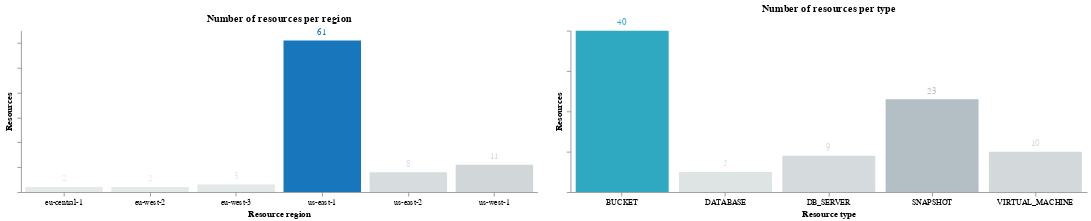

Notebook code for this chart:
### Code cell
((c1.mark_bar() + c1.mark_text(align='center', dy=-10)) | (c2.mark_bar() + c2.mark_text(align='center', dy=-10))).configure_axis(grid=False).configure_view(strokeWidth=0)

### Figure 1 — Vega-Lite specification as saved in the notebook (floating-point values rounded to 4 significant figures)
{"config": {"view": {"continuousWidth": 300, "continuousHeight": 300, "strokeWidth": 0}, "axis": {"grid": false}}, "hconcat": [{"layer": [{"mark": {"type": "bar"}, "encoding": {"color": {"field": "count", "legend": null, "scale": {"scheme": "lightgreyteal", "reverse": false}, "type": "quantitative"}, "text": {"field": "count", "type": "quantitative"}, "tooltip": [{"field": "_region", "type": "nominal"}, {"field": "count", "type": "quantitative"}], "x": {"axis": {"labelAngle": 0, "labels": true}, "field": "_region", "title": "Resource region", "type": "nominal"}, "y": {"axis": {"labels": false}, "field": "count", "title": "Resources", "type": "quantitative"}}, "title": "Number of resources per region"}, {"mark": {"type": "text", "align": "center", "dy": -10}, "encoding": {"color": {"field": "count", "legend": null, "scale": {"scheme": "lightgreyteal", "reverse": false}, "type": "quantitative"}, "text": {"field": "count", "type": "quantitative"}, "tooltip": [{"field": "_region", "type": "nominal"}, {"field": "count", "type": "quantitative"}], "x": {"axis": {"labelAngle": 0, "labels": true}, "field": "_region", "title": "Resource region", "type": "nominal"}, "y": {"axis": {"labels": false}, "field": "count", "title": "Resources", "type": "quantitative"}}, "title": "Number of resources per region"}], "data": {"name": "data-5923c0a8e05f305512b584449f75b633"}, "height": 200, "width": 640}, {"layer": [{"mark": {"type": "bar"}, "encoding": {"color": {"field": "count", "legend": null, "scale": {"scheme": "lightgreyteal", "reverse": false}, "type": "quantitative"}, "text": {"field": "count", "type": "quantitative"}, "tooltip": [{"field": "type", "type": "nominal"}, {"field": "count", "type": "quantitative"}], "x": {"axis": {"labelAngle": 0, "labels": true}, "field": "type", "title": "Resource type", "type": "nominal"}, "y": {"axis": {"labels": false}, "field": "count", "title": "Resources", "type": "quantitative"}}, "title": "Number of resources per type"}, {"mark": {"type": "text", "align": "center", "dy": -10}, "encoding": {"color": {"field": "count", "legend": null, "scale": {"scheme": "lightgreyteal", "reverse": false}, "type": "quantitative"}, "text": {"field": "count", "type": "quantitative"}, "tooltip": [{"field": "type", "type": "nominal"}, {"field": "count", "type": "quantitative"}], "x": {"axis": {"labelAngle": 0, "labels": true}, "field": "type", "title": "Resource type", "type": "nominal"}, "y": {"axis": {"labels": false}, "field": "count", "title": "Resources", "type": "quantitative"}}, "title": "Number of resources per type"}], "data": {"name": "data-ef7aacbaf58ad96fc48edab3dd51c2a1"}, "height": 200, "width": 640}], "$schema": "https://vega.github.io/schema/vega-lite/v5.20.1.json", "datasets": {"data-5923c0a8e05f305512b584449f75b633": [{"_region": "eu-central-1", "count": 2}, {"_region": "eu-west-2", "count": 2}, {"_region": "eu-west-3", "count": 3}, {"_region": "us-east-1", "count": 61}, {"_region": "us-east-2", "count": 8}, {"_region": "us-west-1", "count": 11}], "data-ef7aacbaf58ad96fc48edab3dd51c2a1": [{"type": "BUCKET", "count": 40}, {"type": "DATABASE", "count": 5}, {"type": "DB_SERVER", "count": 9}, {"type": "SNAPSHOT", "count": 23}, {"type": "VIRTUAL_MACHINE", "count": 10}]}}
